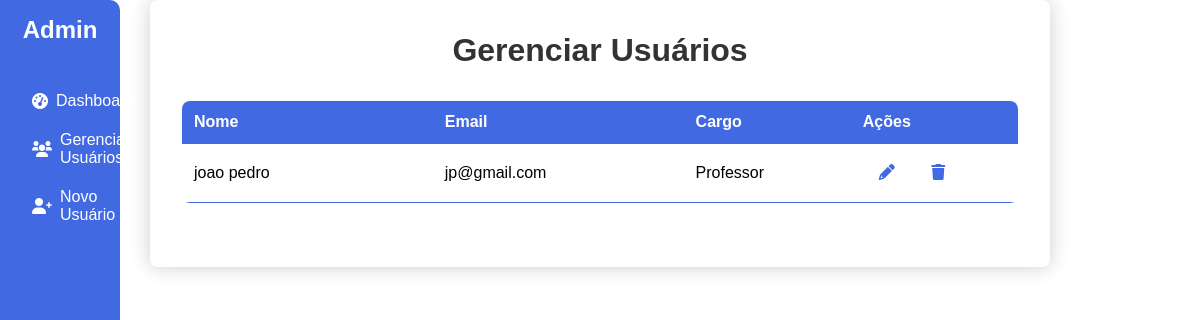
Before: /admin/users with the older database file.
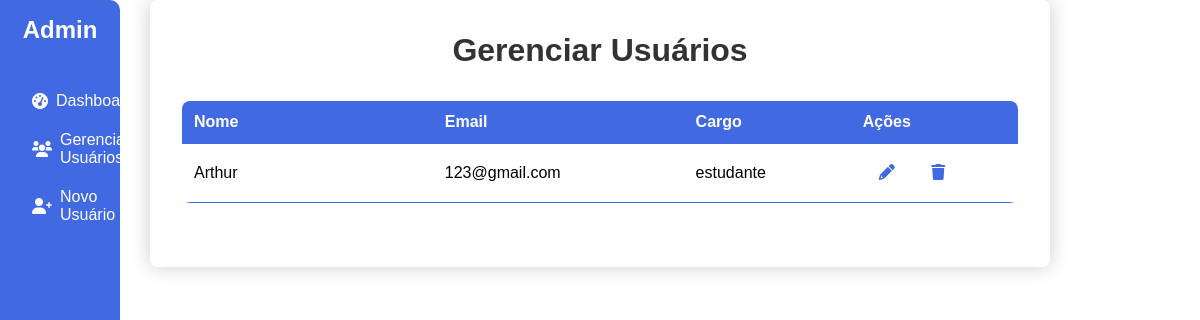
After: the same page with the newer database file.
### app.py (models this page shows)
class User(db.Model):
    email = db.Column(db.String(150), unique=True, nullable=False, primary_key=True)
    nome = db.Column(db.String(150), nullable=False)
    cargo = db.Column(db.String(50), nullable=False)
    senha = db.Column(db.String(150), nullable=False)

### app.py (the view, shortened to what this page needs)
@app.route('/admin/users', methods=['GET', 'POST'])
def users():
    users = User.query.all()
    if request.method == 'GET':
        users = User.query.all()
        return render_template('admin/read.html', users=users)
    return render_template('admin/read.html', users=users)

### templates/admin/read.html (shortened to what this page needs)
<!DOCTYPE html>
<html lang="pt-BR">
<head>
    <link rel="stylesheet" href="{{ url_for('static', filename='css/admin.css') }}">
    <link rel="stylesheet" href="https://cdnjs.cloudflare.com/ajax/libs/font-awesome/6.0.0-beta3/css/all.min.css">
</head>
<body>
    <div class="navbar">
        <h2>Admin</h2>
        <ul>
            <li><a href="{{ url_for('dashboard') }}"><i class="fas fa-tachometer-alt"></i> Dashboard</a></li>
            <li><a href="{{ url_for('users') }}"><i class="fas fa-users"></i> Gerenciar Usuários</a></li>
            <li><a href="{{ url_for('create_user') }}"><i class="fas fa-user-plus"></i> Novo Usuário</a></li>
        </ul>
    </div>
    <div class="container">
        <h1>Gerenciar Usuários</h1>
        {% if users %}
            <table class="users-table">
                <thead>
                    <tr>
                        <th>Nome</th>
                        <th>Email</th>
                        <th>Cargo</th>
                        <th>Ações</th>
                    </tr>
                </thead>
                <tbody>
                    {% for user in users %}
                        <tr>
                            <td>{{ user.nome }}</td>
                            <td>{{ user.email }}</td>
                            <td>{{ user.cargo }}</td>
                            <td>
                                <a href="{{ url_for('update_user', email=user.email) }}" class="action-btn edit-btn"><i class="fas fa-pencil-alt"></i></a>
                                <a onclick="confirmDelete('{{ user.email }}')" class="action-btn delete-btn"><i class="fas fa-trash"></i> </a>
                            </td>
                        </tr>
                    {% endfor %}
                </tbody>
            </table>
        {% else %}
            <p>Nenhum usuário encontrado.</p>
        {% endif %}
    </div>
</body>
</html>

### static/css/admin.css (style rules this page uses)
* { margin: 0; padding: 0; box-sizing: border-box; font-family: 'Arial', sans-serif; }
body { display: flex; min-height: 100vh; overflow: hidden; }
.navbar { width: 10%; background-color: #4169E1; color: white; padding: 1rem; position: fixed; height: 100%; border-top-right-radius: 10px; border-bottom-right-radius: 10px; }
.navbar h2 { text-align: center; margin-bottom: 40px; }
.navbar ul { list-style: none; padding: 0; }
.navbar ul li { margin-bottom: 5px; }
.navbar ul li a { color: white; text-decoration: none; display: flex; align-items: center; padding: 0.5rem 1rem; transition: background-color 0.3s; border-radius: 10px; }
.navbar ul li a i { margin-right: 0.5rem; }
.container { margin-left: 250px; padding: 2rem; border-radius: 8px; box-shadow: 0 0 20px rgba(0, 0, 0, 0.2); width: 75%; margin: auto; margin-top: 0; }
h1 { color: #333; text-align: center; margin-bottom: 2rem; }
.users-table { border-collapse: collapse; margin: 2rem 0; background-color: white; border-radius: 8px; overflow: hidden; width: 100%; }
.users-table th, .users-table td { padding: 12px; text-align: left; border-bottom: 1px solid #4169E1; }
.users-table th { background-color: #4169E1; color: white; font-weight: bold; }
.users-table th:nth-child(1), .users-table td:nth-child(1) { width: 30%; }
.users-table th:nth-child(2), .users-table td:nth-child(2) { width: 30%; }
.users-table th:nth-child(3), .users-table td:nth-child(3) { width: 20%; }
.users-table th:nth-child(4), .users-table td:nth-child(4) { width: 20%; }
.action-btn { padding: 8px 16px; border: none; border-radius: 4px; cursor: pointer; text-decoration: none; display: inline-block; transition: opacity 0.3s; color: #4169E1; }

Changed rows visible on the page:
removed User: nome "joao pedro", email "jp@gmail.com", cargo "Professor"
added User: nome "Arthur", email "123@gmail.com", cargo "estudante"
